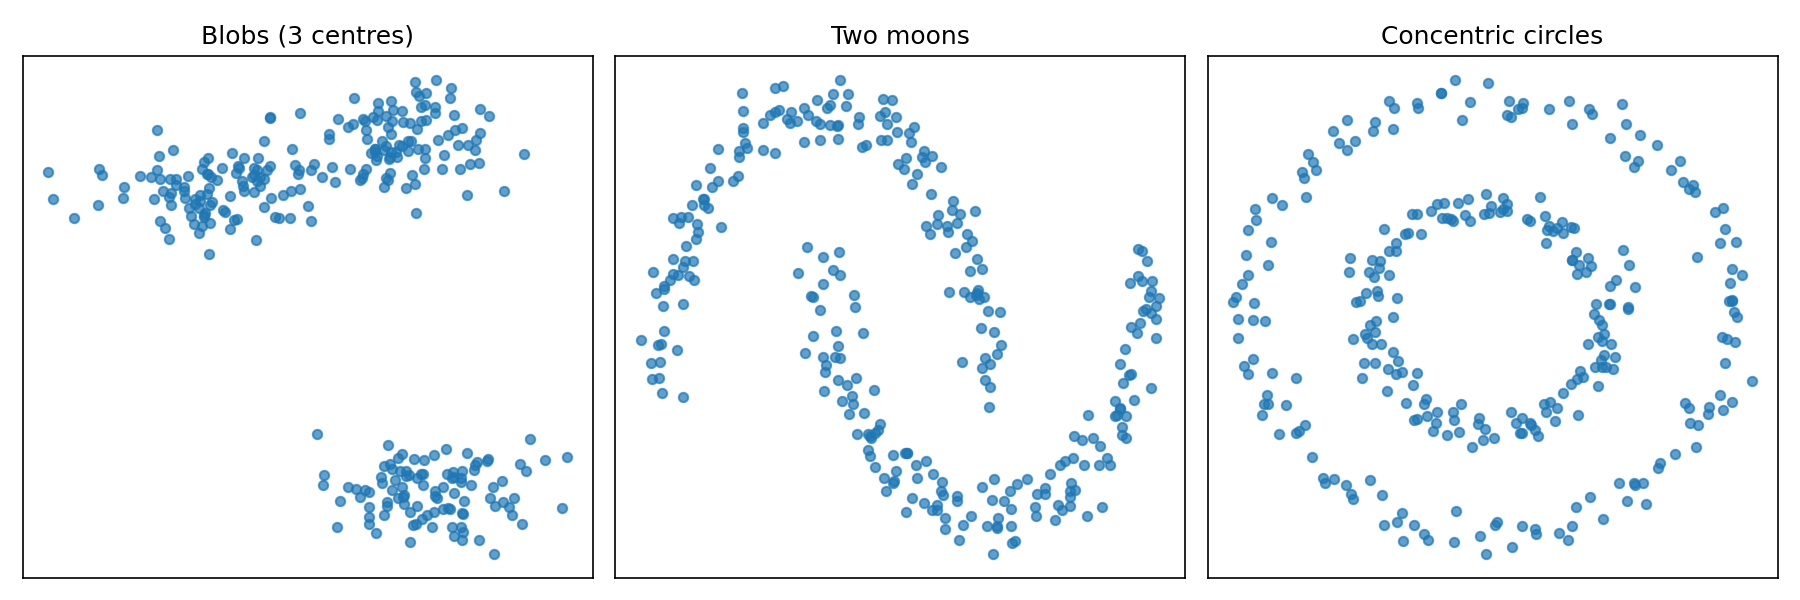

Source code (Python):
# 01_datasets.py
import numpy as np
import matplotlib.pyplot as plt
from sklearn.datasets import make_blobs, make_moons, make_circles

# --- generate datasets ---
X_blobs, y_blobs = make_blobs(n_samples=300, centers=3,
                               cluster_std=0.8, random_state=99)
X_moons, _       = make_moons(n_samples=300, noise=0.07,
                               random_state=99)
X_circles, _     = make_circles(n_samples=300, noise=0.05,
                                 factor=0.5, random_state=99)

# --- plot ---
fig, axes = plt.subplots(1, 3, figsize=(12, 4))
datasets  = [(X_blobs,   "Blobs (3 centres)"),
             (X_moons,   "Two moons"),
             (X_circles, "Concentric circles")]

for ax, (X, title) in zip(axes, datasets):
    ax.scatter(X[:, 0], X[:, 1], s=20, alpha=0.7)
    ax.set_title(title)
    ax.set_xticks([])
    ax.set_yticks([])

plt.tight_layout()
plt.savefig("01_datasets.png", dpi=150)
plt.show()
print("Saved 01_datasets.png")

# --- TODO tasks ---
# 1. Run the script — three scatter plots should appear
# 2. Change n_samples to 300 and re-run
# 3. Add a 4th dataset: make_circles with noise=0.05
# 4. Try random_state=0 vs random_state=99 — how different do blobs look?
